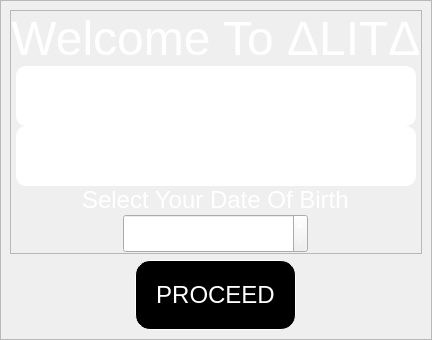
         <widget class="QWidget" name="MainPage">
          <layout class="QVBoxLayout" name="verticalLayout_13">
           <property name="spacing">
            <number>0</number>
           </property>
           <property name="leftMargin">
            <number>0</number>
           </property>
           <property name="topMargin">
            <number>0</number>
           </property>
           <property name="rightMargin">
            <number>0</number>
           </property>
           <property name="bottomMargin">
            <number>0</number>
           </property>
           <item>
            <widget class="QFrame" name="main_body_contains">
             <property name="sizePolicy">
              <sizepolicy hsizetype="Preferred" vsizetype="Expanding">
               <horstretch>0</horstretch>
               <verstretch>0</verstretch>
              </sizepolicy>
             </property>
             <property name="frameShape">
              <enum>QFrame::StyledPanel</enum>
             </property>
             <property name="frameShadow">
              <enum>QFrame::Raised</enum>
             </property>
             <layout class="QVBoxLayout" name="verticalLayout_11">
              <item>
               <widget class="QFrame" name="frame_11">
                <property name="sizePolicy">
                 <sizepolicy hsizetype="Preferred" vsizetype="Expanding">
                  <horstretch>0</horstretch>
                  <verstretch>0</verstretch>
                 </sizepolicy>
                </property>
                <property name="styleSheet">
                 <string notr="true">color:#FFF</string>
                </property>
                <property name="frameShape">
                 <enum>QFrame::StyledPanel</enum>
                </property>
                <property name="frameShadow">
                 <enum>QFrame::Raised</enum>
                </property>
                <layout class="QVBoxLayout" name="verticalLayout_12">
                 <property name="spacing">
                  <number>0</number>
                 </property>
                 <property name="leftMargin">
                  <number>0</number>
                 </property>
                 <property name="topMargin">
                  <number>0</number>
                 </property>
                 <property name="rightMargin">
                  <number>0</number>
                 </property>
                 <property name="bottomMargin">
                  <number>0</number>
                 </property>
                 <item>
                  <widget class="QLabel" name="label_4">
                   <property name="font">
                    <font>
                     <pointsize>36</pointsize>
                    </font>
                   </property>
                   <property name="text">
                    <string>Welcome To ΔLITΔ</string>
                   </property>
                   <property name="alignment">
                    <set>Qt::AlignCenter</set>
                   </property>
                  </widget>
                 </item>
                 <item alignment="Qt::AlignHCenter|Qt::AlignVCenter">
                  <widget class="QLineEdit" name="Name">
                   <property name="minimumSize">
                    <size>
                     <width>400</width>
                     <height>60</height>
                    </size>
                   </property>
                   <property name="maximumSize">
                    <size>
                     <width>300</width>
                     <height>60</height>
                    </size>
                   </property>
                   <property name="font">
                    <font>
                     <pointsize>14</pointsize>
                    </font>
                   </property>
                   <property name="styleSheet">
                    <string notr="true">QLineEdit{
 border:1px solid white;
 border-radius:10px;
 Padding:5px;
}</string>
                   </property>
                   <property name="placeholderText">
                    <string>Name</string>
                   </property>
                  </widget>
                 </item>
                 <item alignment="Qt::AlignHCenter|Qt::AlignVCenter">
                  <widget class="QLineEdit" name="Email">
                   <property name="minimumSize">
                    <size>
                     <width>400</width>
                     <height>60</height>
                    </size>
                   </property>
                   <property name="font">
                    <font>
                     <pointsize>14</pointsize>
                    </font>
                   </property>
                   <property name="styleSheet">
                    <string notr="true">QLineEdit{
 border:1px solid white;
 border-radius:10px;
 Padding:5px;
}</string>
                   </property>
                   <property name="placeholderText">
                    <string>Email</string>
                   </property>
                  </widget>
                 </item>
                 <item alignment="Qt::AlignHCenter|Qt::AlignVCenter">
                  <widget class="QLabel" name="label_3">
                   <property name="font">
                    <font>
                     <pointsize>18</pointsize>
                    </font>
                   </property>
                   <property name="styleSheet">
                    <string notr="true"/>
                   </property>
                   <property name="text">
                    <string>Select Your Date Of Birth</string>
                   </property>
                   <property name="textFormat">
                    <enum>Qt::PlainText</enum>
                   </property>
                   <property name="margin">
                    <number>-1</number>
                   </property>
                  </widget>
                 </item>
                 <item alignment="Qt::AlignHCenter|Qt::AlignTop">
                  <widget class="QDateEdit" name="dateEdit">
                   <property name="minimumSize">
                    <size>
                     <width>150</width>
                     <height>0</height>
                    </size>
                   </property>
                   <property name="font">
                    <font>
                     <pointsize>20</pointsize>
                    </font>
                   </property>
                   <property name="styleSheet">
                    <string notr="true">color:#FFF;
</string>
                   </property>
                  </widget>
                 </item>
                </layout>
               </widget>
              </item>
              <item alignment="Qt::AlignHCenter">
               <widget class="QPushButton" name="proceedBtn">
                <property name="font">
                 <font>
                  <pointsize>18</pointsize>
                 </font>
                </property>
                <property name="styleSheet">
                 <string notr="true">QPushButton{
  background-color:black;
  text-align:centre;
  border-radius:15px;
  border:1px solid white;
  color:#FFF;
  padding:20px;
}	</string>
                </property>
                <property name="text">
                 <string>PROCEED</string>
                </property>
               </widget>
              </item>
             </layout>
            </widget>
           </item>
          </layout>
         </widget>
